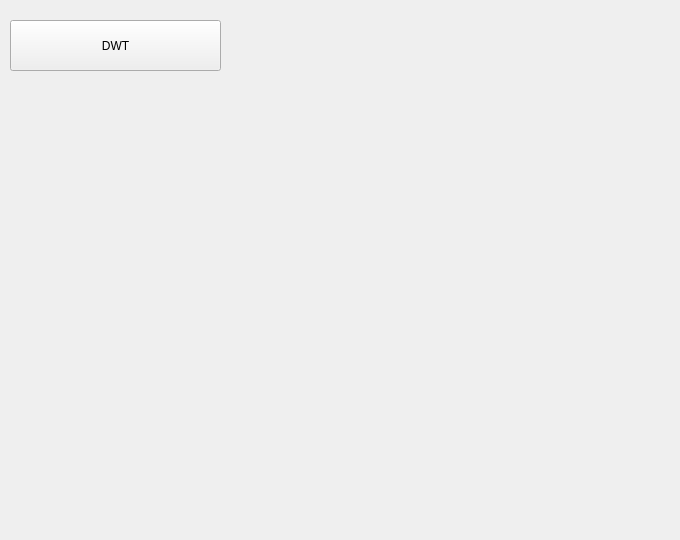
    <widget class="QWidget" name="tab_36">
     <attribute name="title">
      <string>DWT</string>
     </attribute>
     <widget class="QPushButton" name="pushButton_26">
      <property name="geometry">
       <rect>
        <x>10</x>
        <y>20</y>
        <width>211</width>
        <height>51</height>
       </rect>
      </property>
      <property name="text">
       <string>DWT</string>
      </property>
     </widget>
     <widget class="QLabel" name="label_118">
      <property name="geometry">
       <rect>
        <x>240</x>
        <y>0</y>
        <width>371</width>
        <height>111</height>
       </rect>
      </property>
      <property name="text">
       <string/>
      </property>
      <property name="pixmap">
       <pixmap>dwt1.png</pixmap>
      </property>
     </widget>
     <widget class="QLabel" name="label_119">
      <property name="geometry">
       <rect>
        <x>210</x>
        <y>90</y>
        <width>461</width>
        <height>371</height>
       </rect>
      </property>
      <property name="text">
       <string/>
      </property>
      <property name="pixmap">
       <pixmap>dwt2.png</pixmap>
      </property>
     </widget>
     <widget class="QLabel" name="label_120">
      <property name="geometry">
       <rect>
        <x>210</x>
        <y>440</y>
        <width>441</width>
        <height>91</height>
       </rect>
      </property>
      <property name="text">
       <string/>
      </property>
      <property name="pixmap">
       <pixmap>dwt3.png</pixmap>
      </property>
     </widget>
    </widget>
